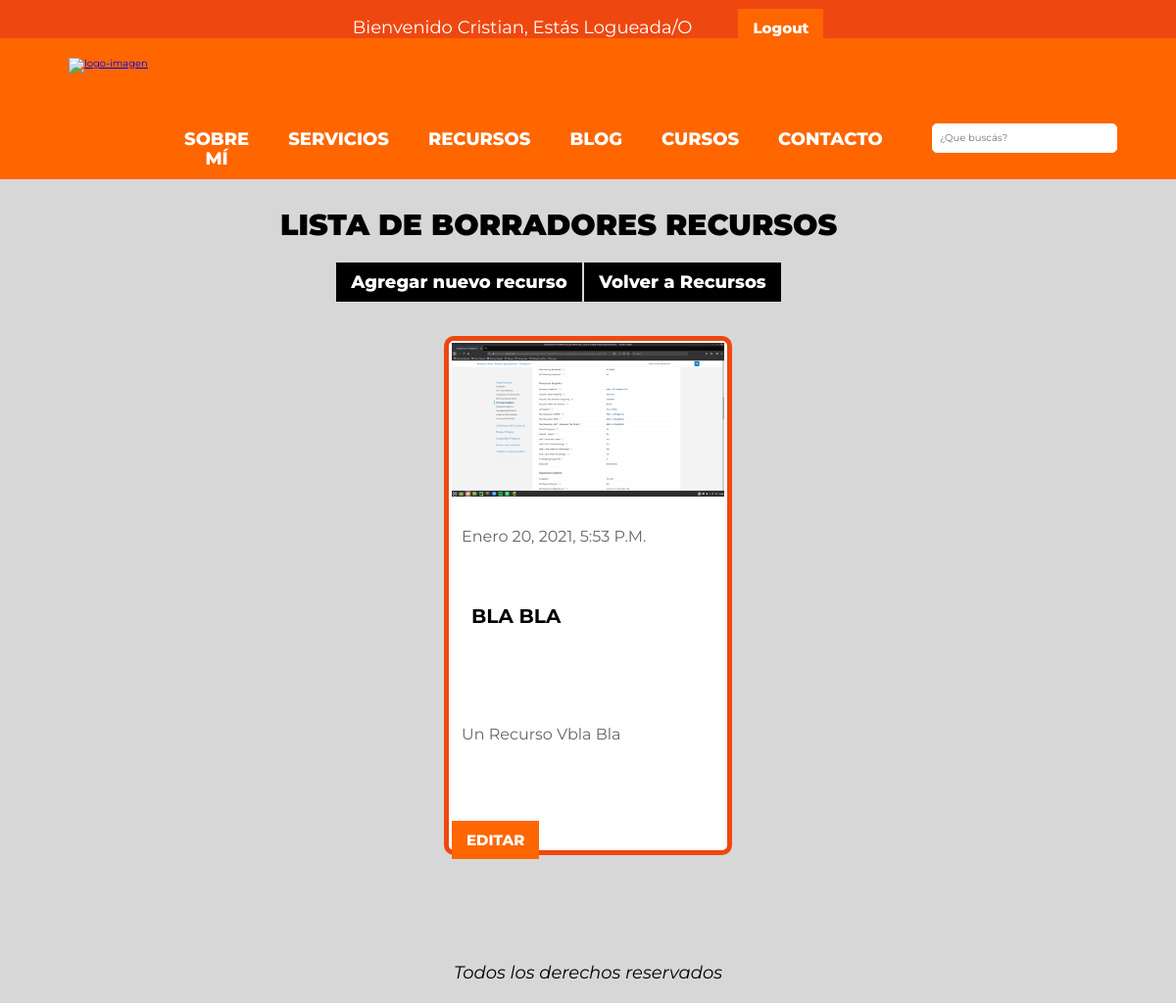
/recursos/recurso/borrador/ (signed in), run on the app's committed database.
### recursos/models.py (models this page shows, shortened)
class Recurso(models.Model):
    titulo = models.CharField(max_length=200)
    texto = RichTextField(null=True, blank=True)
    imagen = models.ImageField(upload_to='recursos', null=True, blank=True, verbose_name='Imagen de portada')
    autor = models.ForeignKey(settings.AUTH_USER_MODEL, on_delete=CASCADE)
    creado = models.DateTimeField(default=timezone.now)
    publicado = models.DateTimeField(null=True, blank=True)
    archivo = models.FileField(upload_to='archivos_recursos' ,blank=True, null=True)
    class Meta:
        verbose_name = 'recurso'
        verbose_name_plural = 'recursos'

### recursos/views.py (the view)
# urls.py: path('recurso/borrador/', views.lista_borrador_recursos, name='lista_borrador_recursos'),
@login_required
def lista_borrador_recursos(request):
    recursos_no_public = Recurso.objects.filter(publicado__isnull=True).order_by('-creado')
    return render(request, 'recursos/borrador_recursos.html', {'recursos': recursos_no_public})

### recursos/templates/recursos/borrador_recursos.html
{% extends 'blog/layout.html' %}
{% block content %}
<div class="contenedor contenedor-lista-borrador">
    <h2><strong>Lista de borradores Recursos </strong></h2>
    <a href="{% url 'recursos:nuevo_recurso' %}" id="Nuevo_post" class="boton boton-lista-post">Agregar nuevo recurso</a>
    <a href="{% url 'recursos:recursos' %}" class="boton boton-lista-post" >Volver a Recursos</a>
</div>
<main class="contenedor-blog-interno">
    {% for recurso in recursos %}
        <div class="contenido-blog">
            {% if recurso.imagen.url is not None %}
                <img src='{{ recurso.imagen.url }}'>
            {% endif %}
            <p>{{ recurso.creado }}</p>
            <h2>{{ recurso.titulo }}</h2>
            <p>{{ recurso.texto|truncatewords:15|safe }}</p>
            <a href="{% url 'recursos:editar_recurso' pk=recurso.pk %}" class="boton boton-blog">Editar</a>
        </div>
    {% endfor %}
</main>
{% endblock %}

### blog/templates/blog/layout.html (shortened to what this page needs)
{% load static %}
<!DOCTYPE html>
<html lang="en">
<head>
    <link rel="stylesheet" href="{% static 'index/iconos/fontawesome-free-5.15.1-web/css/all.min.css' %}">
    <link rel="stylesheet" href="{% static 'index/css/normalize.css' %}">
    <link rel="stylesheet" href="{% static 'index/css/styles.css' %}">
</head>
<body>
    <header>
        {% if user.is_authenticated %}
        <p class="bienvenida-loguin">Bienvenido {{ user.username }}, estás logueada/o &nbsp; &nbsp; &nbsp; &nbsp; &nbsp;<a href="{% url 'logout' %}" class="boton">Logout</a></p>
        <div class="espacio-secreto">
        {% else %}
                <a href="{% url 'login' %}" class="boton espacio-secreto"></a>
        {% endif %}
        </div>
    <div class="contenido-header">
        <div class="imagen-logo">
            <a href="{% url 'index:index' %}"><img src="{% static 'index/img/logo-nomade.png' %}" alt="logo-imagen"></a>
        </div>
        <div class="contenedor-nav">
            <div class="iconos">
                <a href=""><i class="fab fa-behance-square"></i></a>
                <a href=""><i class="fas fa-envelope"></i></a>
                <a href=""><i class="fab fa-facebook-square"></i></a>
                <a href=""><i class="fab fa-instagram"></i></a>
            </div>
            <div class="barra">
                <nav class="contenedor-barra" id="nav">
                    <ul>
                        <li><a href="sobremi.html">Sobre mí</a></li>
                        <li><a href="servicios.html">Servicios</a></li>
                        <li><a href="{% url 'recursos:recursos'%}">Recursos</a></li>
                        <li><a href="{% url 'blog:lista_posts'%}">Blog</a></li>
                        <li><a href="cursos.html">Cursos</a></li>
                        <li><a href="contacto.html">Contacto</a></li>
                    </ul>
                    <input type="search" placeholder="  ¿Que buscás?" class="buscador">
                </nav>
            </div>
        </div>
    </div>
</header>
    {% block content %}
    {% endblock %}
    <footer>
        <i>Todos los derechos reservados</i>
    </footer>
</body>
</html>

### index/static/index/css/styles.css (style rules this page uses)
html { box-sizing: border-box; font-size: 62.5%; }
*, *:before, *:after { box-sizing: inherit; }
body { background-color: rgb(216, 215, 215); font-family: 'Montserrat', sans-serif; }
.contenedor { width: 95%; max-width: 160rem; margin: 0 auto; }
.boton { display: block; text-decoration: none; padding: 1rem 1.5rem; margin-top: 1.5rem; background-color: rgb(255, 102, 0); color: white; font-weight: 800; border: none; font-size: 1.5rem; transition: .3s; }
@media (min-width:996px) { .boton { display: inline; } }
h2 { margin: 0; text-transform: uppercase; font-size: 2rem; }
p { margin: 0; }
img { max-width: 100%; }
header { background-color: rgb(255, 102, 0); position: relative; display: flex; flex-direction: column; }
.contenido-header { width: 90%; margin: 0 auto; display: flex; flex-direction: column; }
.imagen-logo { text-align: center; padding: 2rem 1rem; }
.imagen-logo img { width: 6rem; }
.contenedor-barra ul li { list-style: none; }
.contenedor-barra ul { margin: 0 auto; padding: 0; }
@media (min-width: 996px) { .contenido-header { flex-direction: row; justify-content: space-between; } }
@media (min-width: 996px) { .contenedor-nav { width: 90%; } }
@media (min-width: 996px) { .iconos { display: flex; justify-content: flex-end; padding-top: 2rem; } }
@media (min-width: 996px) { .iconos a { color: white; font-size: 2rem; margin-right: 2rem; } }
@media (min-width: 996px) { .contenedor-barra { display: flex; flex-direction: row; justify-content: flex-start; margin-top: 4rem; height: unset; max-height: unset; } }
@media (min-width: 996px) { .contenedor-barra ul { display: flex; justify-content: space-between; } }
.barra { margin-top: 3rem; }
.contenedor-barra input { display: inline!important; margin-left: 3rem; margin-top: .4rem; width: 100%; }
.contenedor-barra input { height: 3rem; border: 1px solid white; border-radius: 5px; }
.contenedor-barra a { padding: 1rem 2rem; text-decoration: none; color: white; font-weight: 800; text-transform: uppercase; font-size: 1.8rem; display: block; text-align: center; }
ul { padding-inline-start: 25px; }
footer { padding: 3rem 0 2rem 0; background-color: rgb(216, 215, 215); text-align: center; font-size: 1.8rem; color: black; }
.contenedor-blog-interno { width: 90%; margin: 4rem auto; }
.contenido-blog { margin-bottom: 4rem; transition: .5s; border: 5px solid rgb(238, 72, 16); border-radius: 10px; background-color: white; padding: 2px 3px; }
.contenido-blog p { padding: 1rem; color: rgb(102, 102, 102); }
.contenido-blog h2 { text-transform: uppercase; padding: 2rem; }
.contenido-blog a { text-align: center; text-transform: uppercase; }
@media (min-width:996px) { .contenedor-blog-interno { display: flex; justify-content: space-evenly; flex-wrap: wrap; max-width: 1200px; margin-top: 3rem; } }
@media (min-width:996px) { .contenido-blog { flex: 0 1 calc(30% - 3rem); } }
.espacio-secreto { width: 20px; height: 100px; position: absolute; }
.bienvenida-loguin { text-align: center; margin: 0; padding-top: 1.8rem; background-color: rgb(238, 72, 16); font-size: 1.8rem; color: white; }
.contenedor-blog-interno p { font-size: 1.6rem; margin-top: 2rem; }
.boton-lista-post { margin: 2rem 0 .5rem 0; font-size: 1.8rem; display: inline-block; text-align: center; background-color: black; }
.contenedor-detalle-post-titulos h2, p { margin-bottom: 3rem; text-transform: capitalize; }
.contenedor-lista-borrador { text-align: center; margin: 3rem 0; }
.contenedor-lista-borrador h2 { font-size: 3rem; }

### data on the page
Recurso: imagen (picture), creado "Enero 20, 2021, 5:53 P.m.", titulo "BLA BLA", texto "Un Recurso Vbla Bla"

### other printed values
{{ user.username }} "Cristian"
